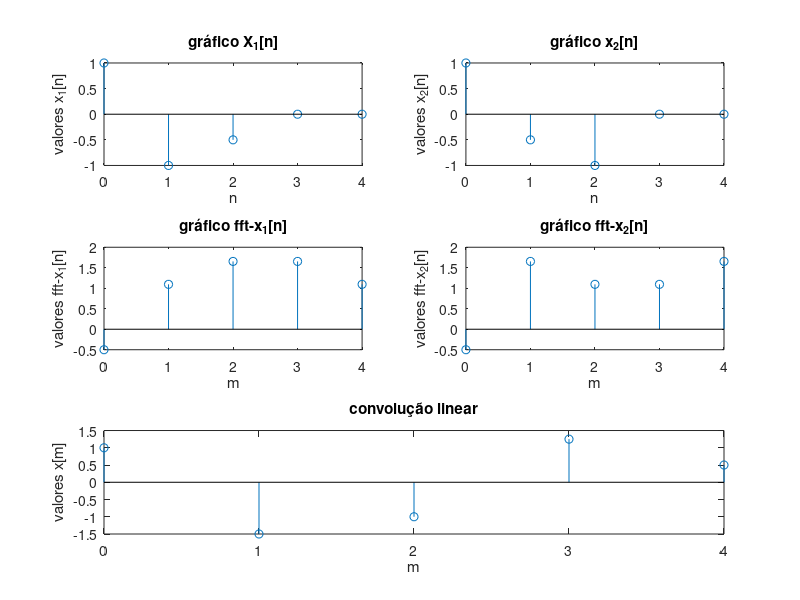

Write the MATLAB code that produced this figure.
x_n_1 = [1 -1 -0.5 0 0]
x_n_2 = [1 -0.5 -1 0 0]
n_1 = 0:1:4

subplot(321)
stem(n_1,x_n_1)
xlabel (sprintf ("n"));
ylabel (sprintf ("valores x_1[n]"));
title (sprintf ("gráfico X_1[n]"));

subplot(322)
stem(n_1,x_n_2)
xlabel (sprintf ("n"));
ylabel (sprintf ("valores x_2[n]"));
title (sprintf ("gráfico x_2[n]"));

fft_x_n_1 = fft(x_n_1,5)

subplot(323)
stem(n_1,fft_x_n_1)
xlabel (sprintf ("m"));
ylabel (sprintf ("valores fft-x_1[n]"));
title (sprintf ("gráfico fft-x_1[n]"));

fft_x_n_2 = fft(x_n_2,5)

subplot(324)
stem(n_1,fft_x_n_2)
xlabel (sprintf ("m"));
ylabel (sprintf ("valores fft-x_2[n]"));
title (sprintf ("gráfico fft-x_2[n]"));
multiplica_vetores_fft = fft_x_n_1.*fft_x_n_2
x_n = ifft(multiplica_vetores_fft,5)
n_2 = 0:1:4

subplot(313)
stem(n_2,x_n)
xlabel (sprintf ("m"));
ylabel (sprintf ("valores x[m]"));
title (sprintf ("convolução linear"));